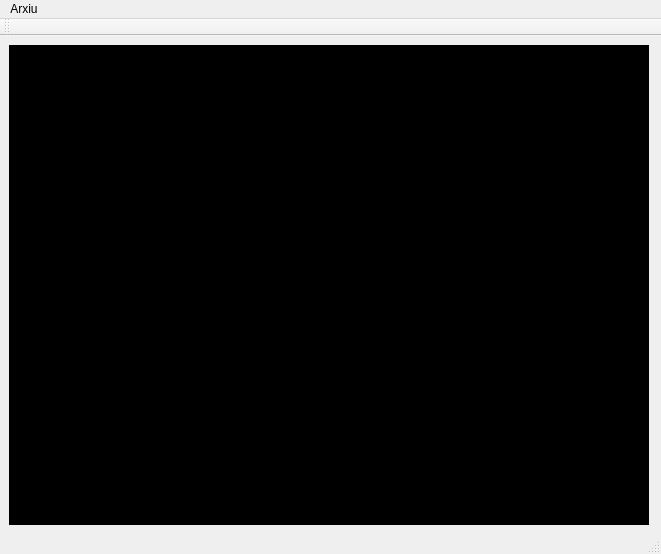
<?xml version="1.0" encoding="UTF-8"?>
<ui version="4.0">
 <class>MainWindow</class>
 <widget class="QMainWindow" name="MainWindow">
  <property name="geometry">
   <rect>
    <x>0</x>
    <y>0</y>
    <width>661</width>
    <height>554</height>
   </rect>
  </property>
  <property name="windowTitle">
   <string>MainWindow</string>
  </property>
  <widget class="QWidget" name="centralWidget">
   <widget class="QWidget" name="widget" native="true">
    <property name="geometry">
     <rect>
      <x>9</x>
      <y>9</y>
      <width>640</width>
      <height>480</height>
     </rect>
    </property>
    <property name="styleSheet">
     <string notr="true">background-color: rgb(0, 0, 0);</string>
    </property>
   </widget>
  </widget>
  <widget class="QMenuBar" name="menuBar">
   <property name="geometry">
    <rect>
     <x>0</x>
     <y>0</y>
     <width>661</width>
     <height>21</height>
    </rect>
   </property>
   <widget class="QMenu" name="menuArxiu">
    <property name="title">
     <string>Arxiu</string>
    </property>
    <addaction name="actionStart"/>
    <addaction name="actionStop"/>
   </widget>
   <addaction name="menuArxiu"/>
  </widget>
  <widget class="QToolBar" name="mainToolBar">
   <attribute name="toolBarArea">
    <enum>TopToolBarArea</enum>
   </attribute>
   <attribute name="toolBarBreak">
    <bool>false</bool>
   </attribute>
  </widget>
  <widget class="QStatusBar" name="statusBar"/>
  <action name="actionReproduir">
   <property name="text">
    <string>Reproduir</string>
   </property>
  </action>
  <action name="actionStart">
   <property name="text">
    <string>Start</string>
   </property>
  </action>
  <action name="actionStop">
   <property name="text">
    <string>Stop</string>
   </property>
  </action>
 </widget>
 <layoutdefault spacing="6" margin="11"/>
 <resources/>
 <connections/>
</ui>
